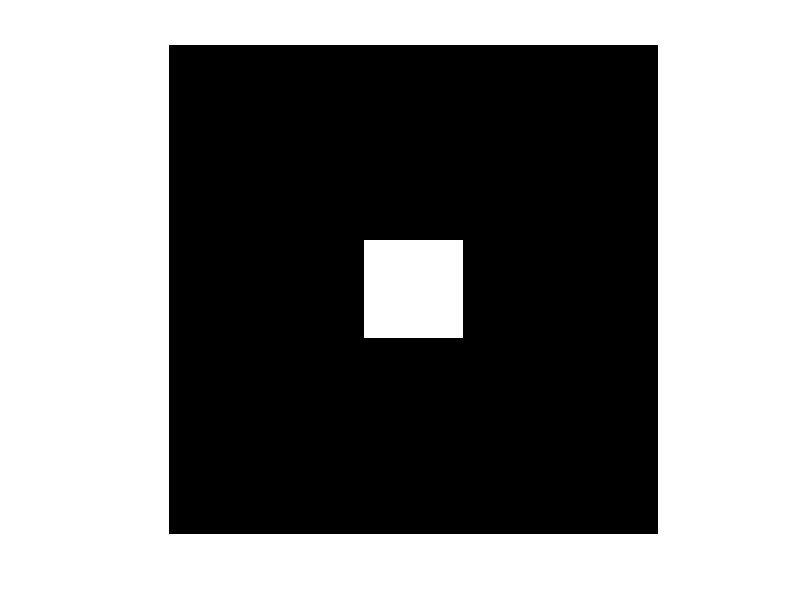

Write the MATLAB code that produced this figure.
Q=zeros(500,500);
Q(250,250)=1;
Q_next=zeros(500,500);
for diedai=1:50
    
    for i=1:500
        for j=1:500
            if(Q(i,j)==1)
                Q_next(i,j)=1;
                Q_next(i-1,j)=1;
                Q_next(i+1,j)=1;
                Q_next(i,j-1)=1;
                Q_next(i,j+1)=1;
                Q_next(i-1,j-1)=1;
                Q_next(i-1,j+1)=1;
                Q_next(i+1,j-1)=1;
                Q_next(i+1,j+1)=1;
                r=rand();
%                 if(r<sqrt(2)/2-0.5)
%                     Q_next(i-1,j-1)=1;
%                 end
%                 r=rand();
%                 if(r<sqrt(2)/2-0.5)
%                     Q_next(i-1,j+1)=1;
%                 end
%                 r=rand();
%                 if(r<sqrt(2)/2-0.5)
%                     Q_next(i+1,j-1)=1;
%                 end
%                 r=rand();
%                 if(r<sqrt(2)/2-0.5)
%                     Q_next(i+1,j+1)=1;
%                 end
                
            end
        end
    end
    Q=Q_next;
end

imshow(Q)